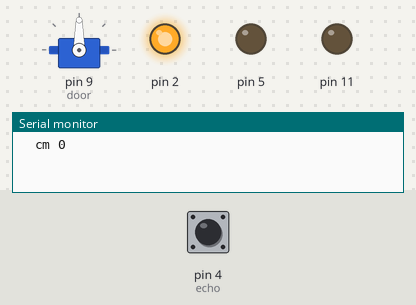
This sketch was run on a simulated Arduino Uno, built with avr-gcc and run on an emulated ATmega328P. On the bench: servo, output pins drawn as LEDs (lit = HIGH), the last lines printed to the serial monitor. The inputs (shaded band) are chosen by the test bench; at power-on: pin 4 (echo) LOW. Pins used as bus, display or sensor lines are not drawn.

Above: at 1.2 s.
1.3 s: pin 4 (echo) pulsed HIGH 5 times (0.12 s each, 0.3 s apart)
At 3.3 s:
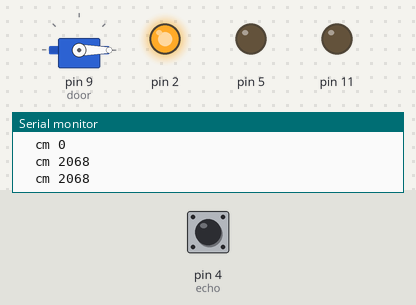
Timing chart, 0 to 5.1 s (numbered marks = the images above; inputs shaded):
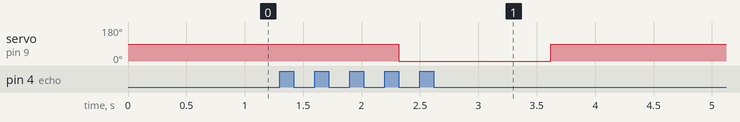

The sketch:

ultra_sonic_and_servo_motor_automated_door.ino
```cpp
#include <Servo.h>
Servo door;

int trigger = 3;
int echo = 4;
void setup() {
  door.attach(9);
  pinMode(2, OUTPUT);
  digitalWrite(2, HIGH);
  pinMode(trigger, OUTPUT);      // triggger is output
  pinMode(echo, INPUT);           // echo is input
  pinMode(5, OUTPUT);
  digitalWrite(5, LOW);
  pinMode(11,OUTPUT);
  Serial.begin(9600);
}

void loop() {
  digitalWrite(trigger, LOW);
  delayMicroseconds(2);
  digitalWrite(trigger, HIGH);
  delayMicroseconds(5);               // will send waves of 2 ms low wave & 5 ms high wave
  long x = pulseIn(echo, HIGH);
  int y=x/(29*2);
  Serial.print("  cm ");
  Serial.println(y);
if(y<20)
 {
  door.write(90);
  delay(1000);

 }
 else
 {
  door.write(0);

 }
}
```

Measured:
- after the input at 1.3 s, servo on pin 9 (door): 90° → 0° after 1.0 s, → 90° 1.3 s later
